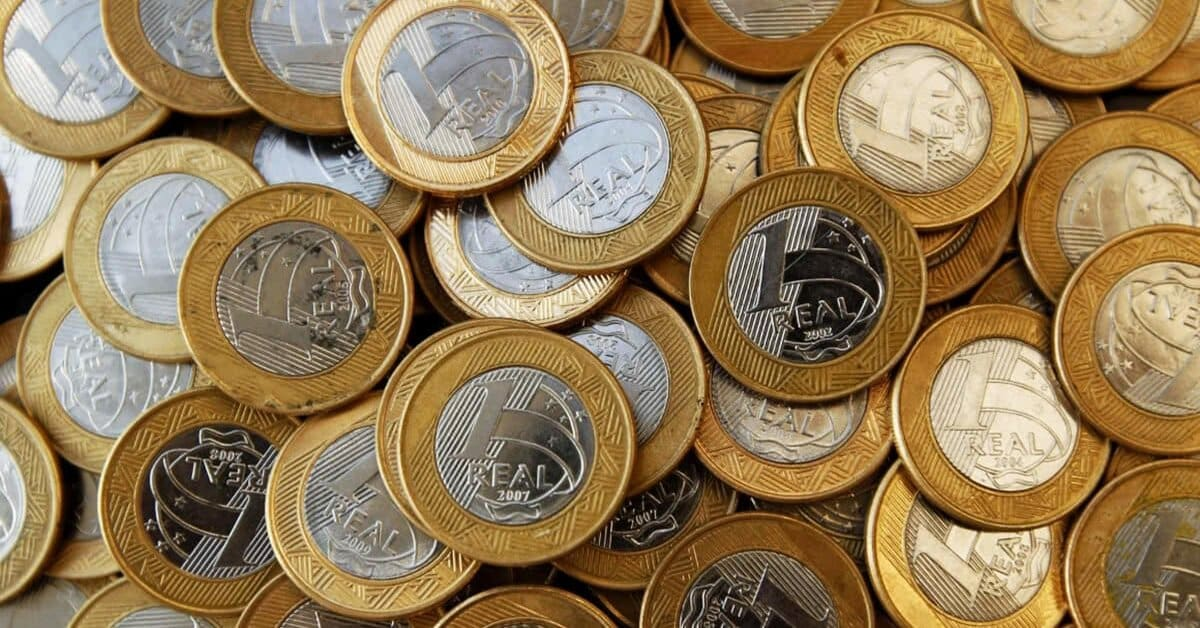
#> input picture moedas.jpg, 1200 x 628 px
$ jupyter execute Contagem_Moedas_AV2.ipynb
#> lines starting #> are read from the running program, lines starting #| are printed output that depends on the picture; after the words box and inside, x2 and y2 are one past the last pixel; in counts of white or black regions, pixels touching at a corner belong together
[cell 1]
import cv2
import numpy as np
from matplotlib import pyplot as plt

imagem = cv2.imread('moedas.jpg')
#> imagem is the input picture: shape (628, 1200, 3); mean B, G, R 87, 123.9, 148.2

imagem_cinza = cv2.cvtColor(imagem, cv2.COLOR_BGR2GRAY)
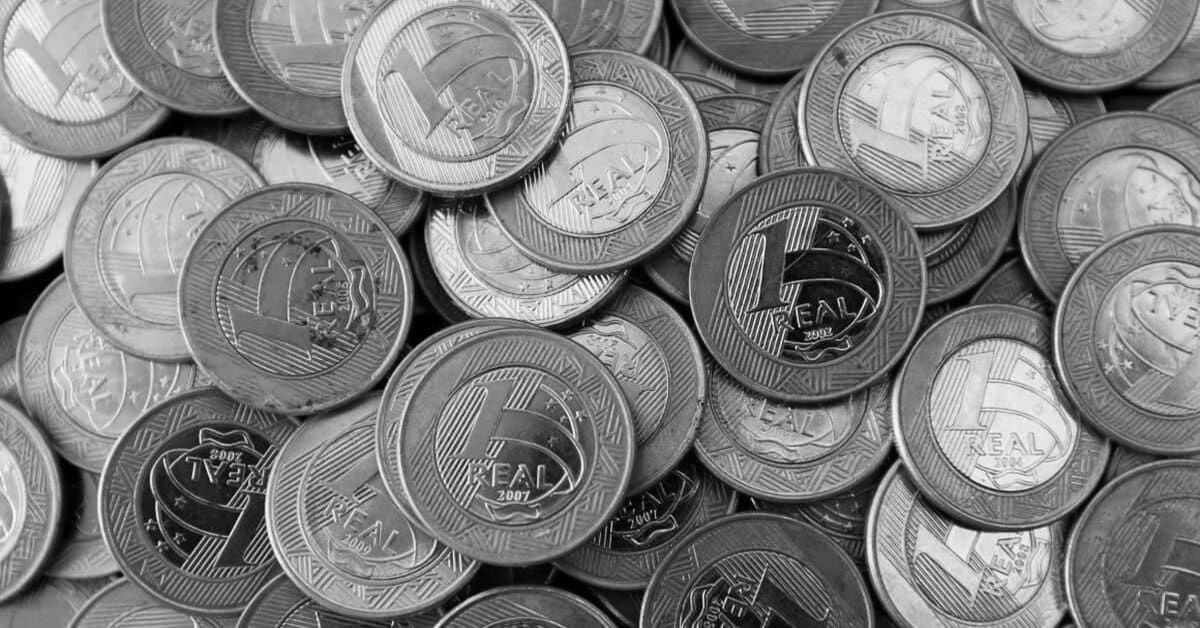
#> imagem_cinza: shape (628, 1200); min 0, max 255, mean 127

imagem_suave = cv2.GaussianBlur(imagem_cinza, (9, 9), 0)

bordas = cv2.Canny(imagem_suave, 30, 150)
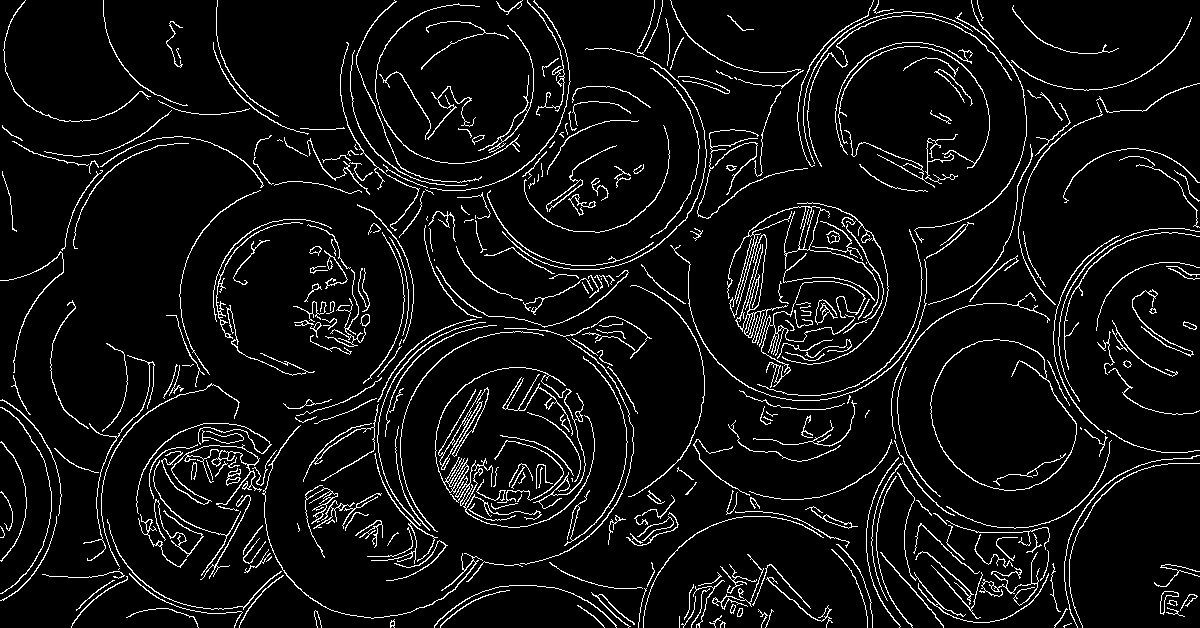
#> bordas: shape (628, 1200); 6.5% white in thin lines or dots

contornos, _ = cv2.findContours(bordas.copy(), cv2.RETR_EXTERNAL, cv2.CHAIN_APPROX_SIMPLE)
#> contornos = 386 contours, 197 with area under 20; largest, box (x1, y1, x2, y2) and area: (930, 339, 1077, 491) 16357, (438, 387, 489, 470) 346, (161, 444, 262, 505) 290, (478, 25, 534, 153) 280, (435, 367, 566, 494) 274

contador = 0

for contour in contornos:
    peri = cv2.arcLength(contour, True)
    approx = cv2.approxPolyDP(contour, 0.034 * peri, True)

    if len(approx) >= 8:
        contador += 1
        cv2.drawContours(imagem, [approx], -1, (0, 255, 0), 2)
#> this loop made 386 passes
#> peri on passes 2, 3, 5, 8, 11, 14, 15, 16, 17, 19, 21, 22: 26.73, 26.97, 50.28, 65.84, 175.1, 25.31, 42.97, 79.6, 92.57, 76.97, 33.21, 99.25
#> (peri, approx) on passes 1, 4, 6, 7, 9, 10: (19.9, [[1071, 623], [1063, 626], [1064, 627], [1065, 625]]), (22, [[679, 616], [679, 627]]), (76.87, [[315, 610], [316, 625], [315, 610], [321, 627]]), (44.63, [[771, 609], [765, 627], [770, 613], [773, 611]]), (50.18, [[1066, 608], [1054, 627]]), (23.66, [[742, 608], [739, 608], [737, 616], [741, 615]])
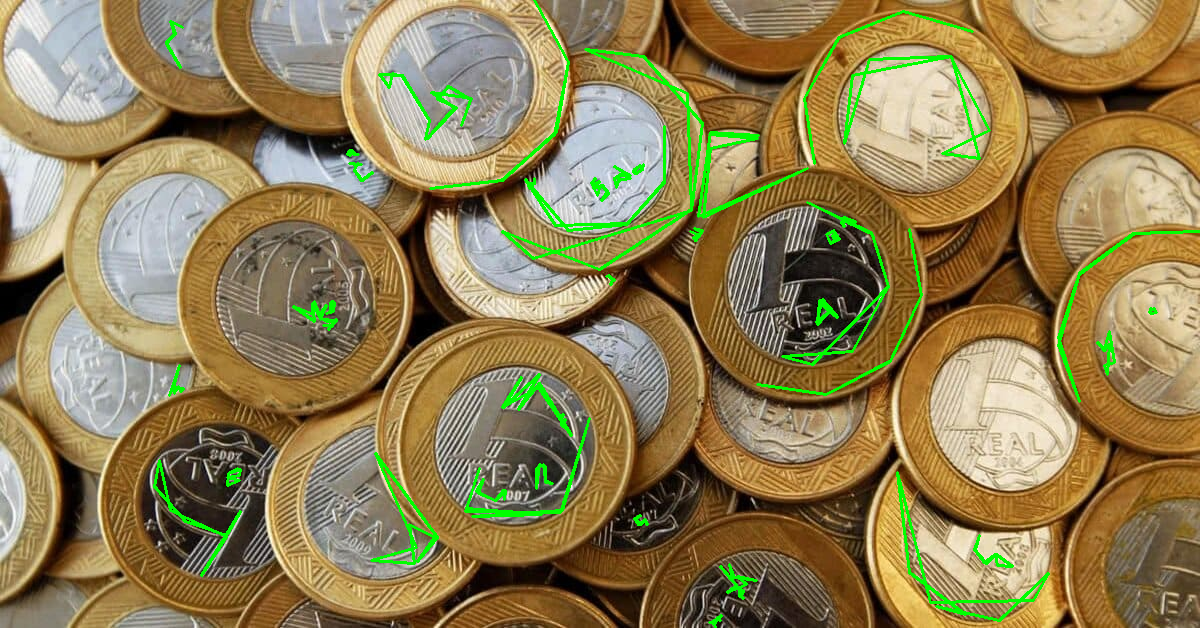
#> imagem: shape (628, 1200, 3); 2.9% of pixels changed, all inside (x1, y1, x2, y2) = (153, 0, 1200, 628)
#> after the loop, contador = 43

print(f"Número de moedas detectadas: {contador}")
#| Número de moedas detectadas: 43

plt.figure(figsize=(10, 5))
plt.title(f"Imagem com Moedas Contadas: {contador}")
plt.imshow(cv2.cvtColor(imagem, cv2.COLOR_BGR2RGB))
plt.show()
